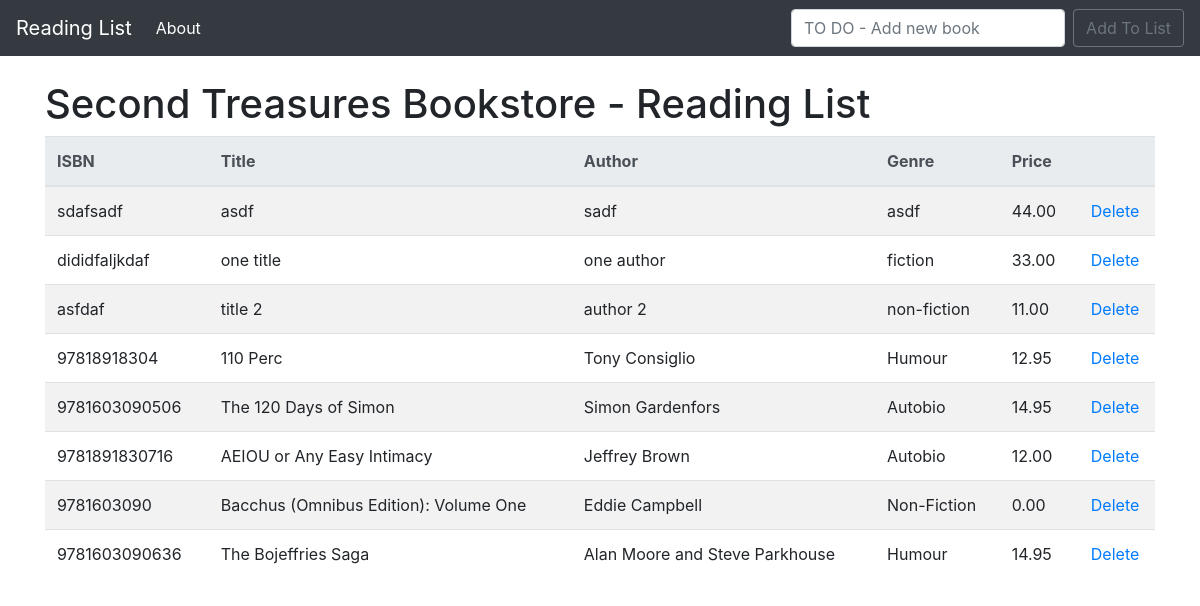
The page / on the database its author committed.
### library_list/models.py (models this page shows, shortened)
class List(models.Model):
    item = models.CharField(max_length=200)
    isbn = models.CharField(max_length=13, default='')
    title = models.CharField(max_length=256, default='')
    author = models.CharField(max_length=256, default='')
    genre = models.CharField(max_length=256, default='')
    price = models.DecimalField(max_digits=10, decimal_places=2, default=0.0)

### library_list/views.py (the view)
# urls.py: path('', views.home, name='home'),
def home(request):
    if request.method == "POST":
        form = ListForm(request.POST or None)
        if form.is_valid():
            form.save()
            all_items = List.objects.all
            messages.success(request, ('Item Has Been Added To List'))
            return render(request, 'home.html', {'all_items': all_items})
    else:
        all_items = List.objects.all
        return render(request, 'home.html', {'all_items': all_items})

### library_list/templates/home.html (shortened to what this page needs)
{% extends 'base.html' %}
{% block content %}
<h1>Second Treasures Bookstore - Reading List</h1>
  {% if all_items %}
    <table class="table table-striped table-hover">
      <thead class="thead-light">
        <tr>
          <th scope="col">ISBN</th>
          <th scope="col">Title</th>
          <th scope="col">Author</th>
          <th scope="col">Genre</th>
          <th scope="col">Price</th>
          <th scope="col"></th>
        </tr>
      </thead>
      <tbody>
      {% for books in all_items %}
        <tr>
          <td>{{ books.isbn }}</td>
          <td>{{ books.title }}</td>
          <td>{{ books.author }}</td>
          <td>{{ books.genre }}</td>
          <td>{{ books.price }}</td>
          <td><center><a href="{% url 'delete' books.id %}">Delete</a></center></td>
        </tr>
      {% endfor %}
    </tbody>
  </table>
  {% endif %}
{% endblock %}

### library_list/templates/base.html (shortened to what this page needs)
{% load static %}
<!doctype html>
<html lang="en">
  <head>
    <link rel="stylesheet" href="https://stackpath.bootstrapcdn.com/bootstrap/4.1.3/css/bootstrap.min.css">
    <link rel="stylesheet" href="{% static 'css/style.css' %}">
  </head>
  <body>
    <nav class="navbar navbar-expand-lg navbar-dark bg-dark">
  <a class="navbar-brand" href="{% url 'home' %}">Reading List</a>
  <div class="collapse navbar-collapse" id="navbarSupportedContent">
    <ul class="navbar-nav mr-auto">
      <li class="nav-item active">
        <a class="nav-link" href="{% url 'about' %}">About <span class="sr-only">(current)</span></a>
      </li>
    </ul>
    <form class="form-inline my-2 my-lg-0">
      <input class="form-control mr-sm-2" type="search" placeholder="TO DO - Add new book" aria-label="Search" name="item">
      <button class="btn btn-outline-secondary my-2 my-sm-0" type="submit">Add To List</button>
    </form>
  </div>
</nav>
  <br/>
    <div class="container">
      {% block content %}
      {% endblock %}
    </div>
  </body>
</html>

### rows shown on the page
List: isbn "sdafsadf", title "asdf", author "sadf", genre "asdf", price "44.00"
List: isbn "dididfaljkdaf", title "one title", author "one author", genre "fiction", price "33.00"
List: isbn "asfdaf", title "title 2", author "author 2", genre "non-fiction", price "11.00"
List: isbn "97818918304", title "110 Perc", author "Tony Consiglio", genre "Humour", price "12.95"
List: isbn "9781603090506", title "The 120 Days of Simon", author "Simon Gardenfors", genre "Autobio", price "14.95"
List: isbn "9781891830716", title "AEIOU or Any Easy Intimacy", author "Jeffrey Brown", genre "Autobio", price "12.00"
List: isbn "9781603090", title "Bacchus (Omnibus Edition): Volume One", author "Eddie Campbell", genre "Non-Fiction", price "0.00"
List: isbn "9781603090636", title "The Bojeffries Saga", author "Alan Moore and Steve Parkhouse", genre "Humour", price "14.95"
